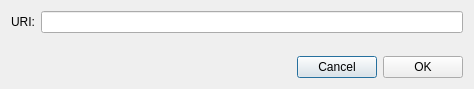
<?xml version="1.0" encoding="UTF-8"?>
<ui version="4.0">
 <class>OpenUriDialog</class>
 <widget class="QDialog" name="OpenUriDialog">
  <property name="windowModality">
   <enum>Qt::ApplicationModal</enum>
  </property>
  <property name="geometry">
   <rect>
    <x>0</x>
    <y>0</y>
    <width>474</width>
    <height>89</height>
   </rect>
  </property>
  <property name="windowTitle">
   <string>未払いの請求</string>
  </property>
  <layout class="QVBoxLayout" name="verticalLayout">
   <item>
    <layout class="QHBoxLayout" name="horizontalLayout">
     <item>
      <widget class="QLabel" name="label">
       <property name="text">
        <string>URI:</string>
       </property>
      </widget>
     </item>
     <item>
      <widget class="QLineEdit" name="m_uriEdit"/>
     </item>
    </layout>
   </item>
   <item>
    <spacer name="verticalSpacer">
     <property name="orientation">
      <enum>Qt::Vertical</enum>
     </property>
     <property name="sizeHint" stdset="0">
      <size>
       <width>20</width>
       <height>40</height>
      </size>
     </property>
    </spacer>
   </item>
   <item>
    <layout class="QHBoxLayout" name="horizontalLayout_2">
     <item>
      <spacer name="horizontalSpacer">
       <property name="orientation">
        <enum>Qt::Horizontal</enum>
       </property>
       <property name="sizeHint" stdset="0">
        <size>
         <width>40</width>
         <height>20</height>
        </size>
       </property>
      </spacer>
     </item>
     <item>
      <widget class="QPushButton" name="m_cancelButton">
       <property name="text">
        <string>Cancel</string>
       </property>
      </widget>
     </item>
     <item>
      <widget class="QPushButton" name="m_okButton">
       <property name="text">
        <string>OK</string>
       </property>
      </widget>
     </item>
    </layout>
   </item>
  </layout>
 </widget>
 <resources/>
 <connections>
  <connection>
   <sender>m_okButton</sender>
   <signal>clicked()</signal>
   <receiver>OpenUriDialog</receiver>
   <slot>accept()</slot>
   <hints>
    <hint type="sourcelabel">
     <x>500</x>
     <y>62</y>
    </hint>
    <hint type="destinationlabel">
     <x>276</x>
     <y>44</y>
    </hint>
   </hints>
  </connection>
  <connection>
   <sender>m_cancelButton</sender>
   <signal>clicked()</signal>
   <receiver>OpenUriDialog</receiver>
   <slot>reject()</slot>
   <hints>
    <hint type="sourcelabel">
     <x>417</x>
     <y>62</y>
    </hint>
    <hint type="destinationlabel">
     <x>276</x>
     <y>44</y>
    </hint>
   </hints>
  </connection>
 </connections>
</ui>
